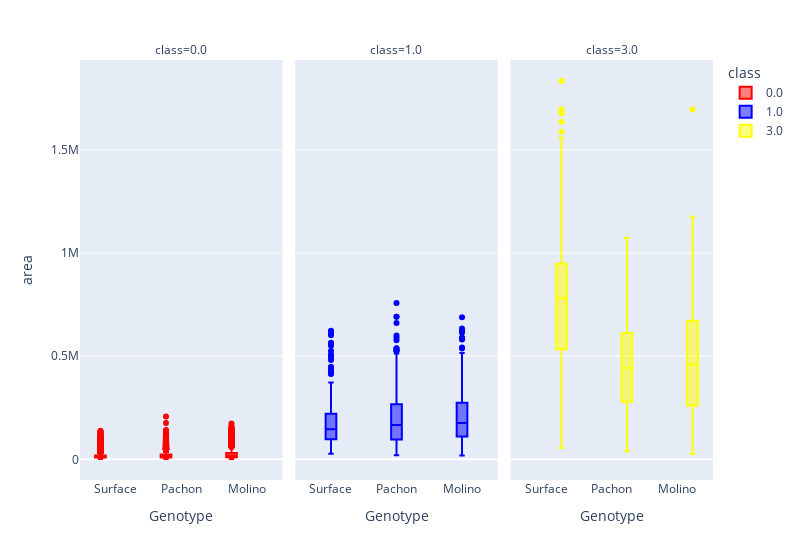

Notebook source saved alongside this figure:
### Code cell
f = px.box(df, x='Genotype', y='area', facet_col='class', color='class', color_discrete_map=color_map, category_orders=category_orders, width=800)
f.write_html('Areas_'+variant+'.html')
f.write_image('Areas_'+variant+'.png')
f

### Figure 1 — Plotly figure (JSON) as saved in the notebook; plotly's stock layout.template omitted (floating-point values rounded to 4 significant figures; data arrays with more than 128 entries replaced by an {"elided": "..."} marker saying what was removed)
{"data": [{"alignmentgroup": "True", "hovertemplate": "class=0.0<br>Genotype=%{x}<br>area=%{y}<extra></extra>", "legendgroup": "0.0", "marker": {"color": "red"}, "name": "0.0", "notched": false, "offsetgroup": "0.0", "orientation": "v", "showlegend": true, "type": "box", "x": {"elided": "47223 str values"}, "x0": " ", "xaxis": "x", "y": {"elided": "47223 float values"}, "y0": " ", "yaxis": "y"}, {"alignmentgroup": "True", "hovertemplate": "class=1.0<br>Genotype=%{x}<br>area=%{y}<extra></extra>", "legendgroup": "1.0", "marker": {"color": "blue"}, "name": "1.0", "notched": false, "offsetgroup": "1.0", "orientation": "v", "showlegend": true, "type": "box", "x": {"elided": "1370 str values"}, "x0": " ", "xaxis": "x2", "y": {"elided": "1370 float values"}, "y0": " ", "yaxis": "y2"}, {"alignmentgroup": "True", "hovertemplate": "class=3.0<br>Genotype=%{x}<br>area=%{y}<extra></extra>", "legendgroup": "3.0", "marker": {"color": "yellow"}, "name": "3.0", "notched": false, "offsetgroup": "3.0", "orientation": "v", "showlegend": true, "type": "box", "x": {"elided": "7582 str values"}, "x0": " ", "xaxis": "x3", "y": {"elided": "7582 float values"}, "y0": " ", "yaxis": "y3"}], "layout": {"annotations": [{"font": {}, "showarrow": false, "text": "class=0.0", "x": 0.16, "xanchor": "center", "xref": "paper", "y": 1, "yanchor": "bottom", "yref": "paper"}, {"font": {}, "showarrow": false, "text": "class=1.0", "x": 0.5, "xanchor": "center", "xref": "paper", "y": 1, "yanchor": "bottom", "yref": "paper"}, {"font": {}, "showarrow": false, "text": "class=3.0", "x": 0.84, "xanchor": "center", "xref": "paper", "y": 1, "yanchor": "bottom", "yref": "paper"}], "boxmode": "group", "legend": {"title": {"text": "class"}, "tracegroupgap": 0}, "margin": {"t": 60}, "width": 800, "xaxis": {"anchor": "y", "categoryarray": ["Surface", "Pachon", "Molino"], "categoryorder": "array", "domain": [0, 0.32], "title": {"text": "Genotype"}}, "xaxis2": {"anchor": "y2", "categoryarray": ["Surface", "Pachon", "Molino"], "categoryorder": "array", "domain": [0.34, 0.66], "matches": "x", "title": {"text": "Genotype"}}, "xaxis3": {"anchor": "y3", "categoryarray": ["Surface", "Pachon", "Molino"], "categoryorder": "array", "domain": [0.68, 1.0], "matches": "x", "title": {"text": "Genotype"}}, "yaxis": {"anchor": "x", "domain": [0, 1], "title": {"text": "area"}}, "yaxis2": {"anchor": "x2", "domain": [0, 1], "matches": "y", "showticklabels": false}, "yaxis3": {"anchor": "x3", "domain": [0, 1], "matches": "y", "showticklabels": false}}}
